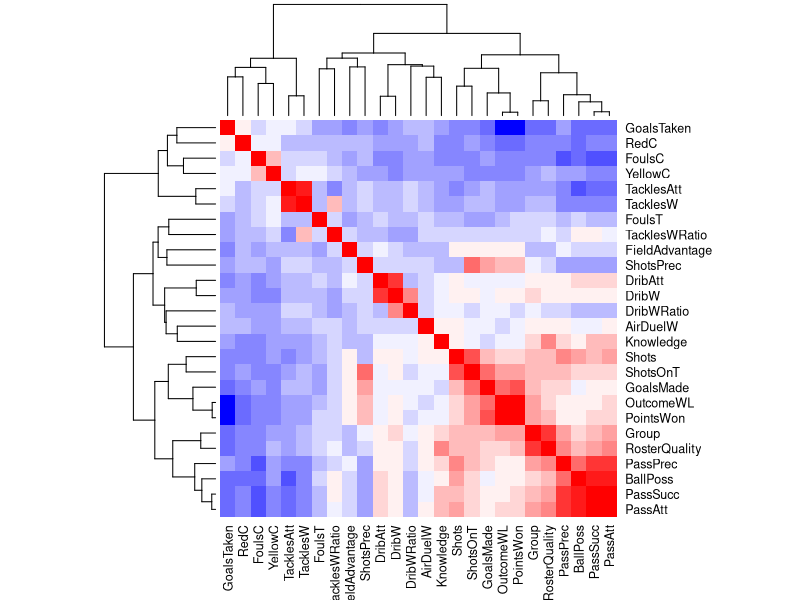
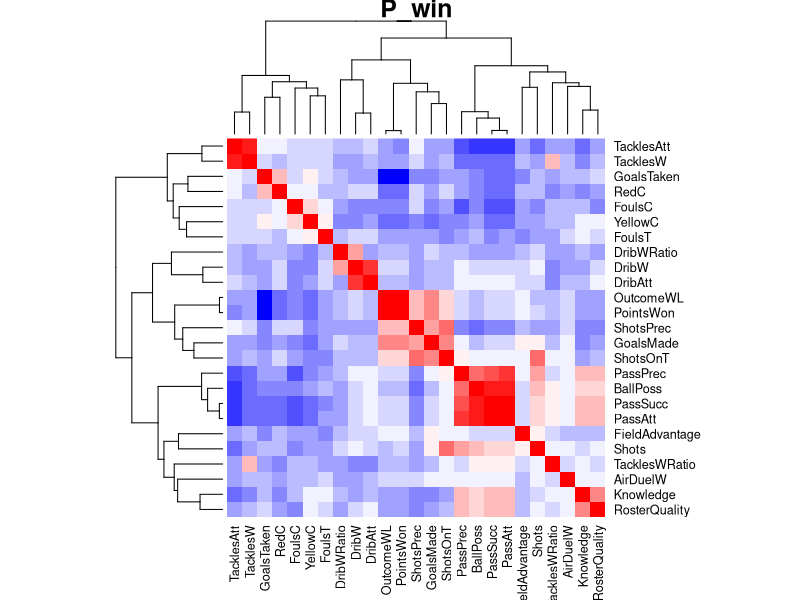
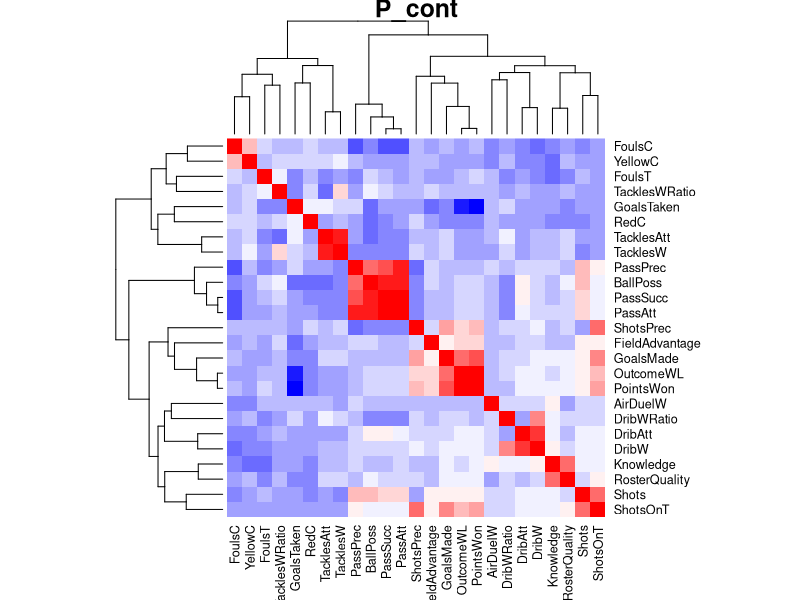

Source code (R) for these figures, in order: (Note: this script raises an error after producing the figures.)
# import dataset

df <- read.csv('DatasetR_eng_fin.csv', header=TRUE, sep=';', 
               fileEncoding="UTF-8")

anyNA(df) # check missing values

# create a new column that identifies matches from the "winner - 1" and "control - 0" groups
df$Group <- ifelse(grepl("Ca", df$ID), "1",
                    ifelse(grepl("Co", df$ID), "0", NA))
df$Group <- as.integer(df$Group)

# let's see what data types we have in the columns:
str(df)

# we notice that percentages variables are stored as characters. we would like them to be
# represented as numerical [0,1] 
df$BallPoss <- as.numeric(sub(",", ".", sub("%", "", df$BallPoss))) / 100
df$ShotsPrec <- as.numeric(sub(",", ".", sub("%", "", df$ShotsPrec))) / 100
df$PassPrec <- as.numeric(sub(",", ".", sub("%", "", df$PassPrec))) / 100
df$TacklesWRatio <- as.numeric(sub(",", ".", sub("%", "", df$TacklesWRatio))) / 100
df$AirDuelW <- as.numeric(sub(",", ".", sub("%", "", df$AirDuelW))) / 100
df$DribWRatio <- as.numeric(sub(",", ".", sub("%", "", df$DribWRatio))) / 100

# the Knowledge column is a chr as well, let's handle it
df$Knowledge <- as.numeric(sub(",", ".", df$Knowledge))

# columns ID and match are not useful for our model, let's remove them
df$ID <- NULL
df$Match <- NULL
# we notice that the "result" column is redundant wrt goals made and taken, we remove it
df$Result <- NULL

# Let's do some label encoding. We want in FieldAdvantage column, to show home matches as 1 and
# Away matches as 0
df$FieldAdvantage <- ifelse(df$FieldAdvantage == "H", 1, 
                            ifelse(df$FieldAdvantage == "A", 0, NA))
# we want losses as -1, wins as 1 and draws as 0 in OutcomeWL column. This column can be redundant
# wrt to Points won. We will think about it later
df$OutcomeWL <- ifelse(df$OutcomeWL == "W", 1, 
                            ifelse(df$OutcomeWL == "D", 0, 
                                   ifelse(df$OutcomeWL == "L", -1, NA)))

# Double check every column is now numerical 
str(df)

summary(df)

# check if the target variable is balanced
prop.table(table(df$OutcomeWL))

df$OutcomeWL[df$OutcomeWL == -1] <- 0


# Let's see which features are correlated with each other:
S <- round(cov(df), 4)
P <- round(cor(df), 4)

# We use a heatmap to explore the correlations
col<- colorRampPalette(c("blue", "white", "red"))(20)
heatmap(x = P, col = col, symm = TRUE)

df_winners <- df[df$Group == 1, ]
df_winners$Group <- NULL
df_control <- df[df$Group == 0, ]
df_control$Group <- NULL

P_win <- round(cor(df_winners), 4)
P_cont <- round(cor(df_control), 4)

heatmap(x = P_win, col = col, symm = TRUE, main = 'P_win')
heatmap(x = P_cont, col = col, symm = TRUE, main = 'P_cont')


save(df, file = '/Users/nico/Desktop/football_data_/processed_data.RData')
